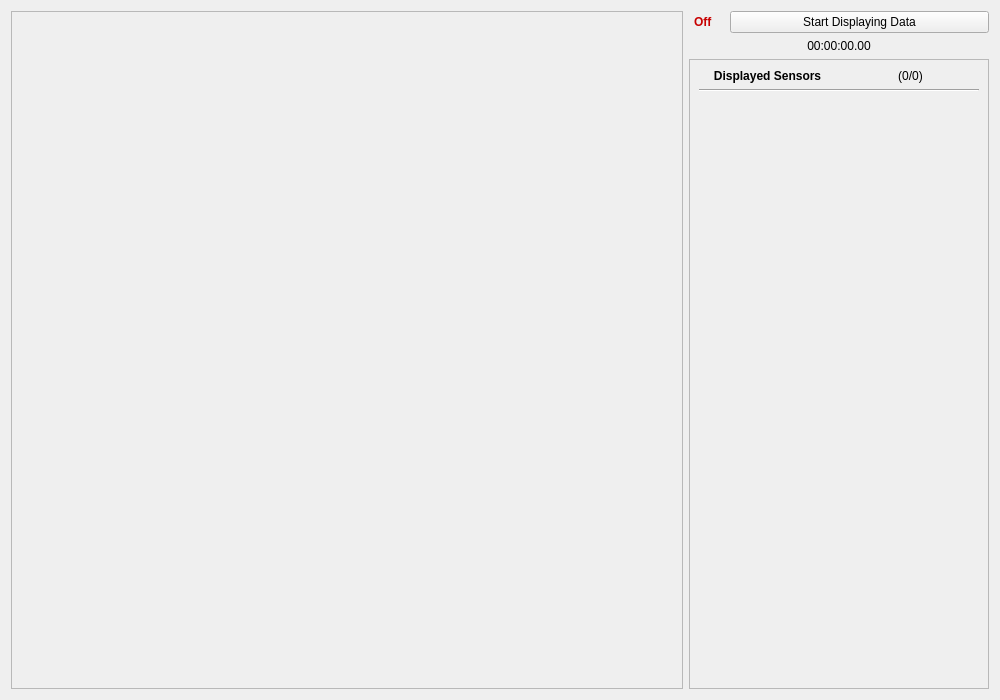
<?xml version="1.0" encoding="UTF-8"?>
<ui version="4.0">
 <class>Data_Collection</class>
 <widget class="QWidget" name="Data_Collection">
  <property name="geometry">
   <rect>
    <x>0</x>
    <y>0</y>
    <width>1000</width>
    <height>700</height>
   </rect>
  </property>
  <property name="windowTitle">
   <string>Form</string>
  </property>
  <layout class="QGridLayout" name="gridLayout">
   <item row="1" column="2">
    <widget class="QScrollArea" name="scrollable_enabledSensors">
     <property name="sizePolicy">
      <sizepolicy hsizetype="Expanding" vsizetype="Expanding">
       <horstretch>0</horstretch>
       <verstretch>0</verstretch>
      </sizepolicy>
     </property>
     <property name="minimumSize">
      <size>
       <width>300</width>
       <height>0</height>
      </size>
     </property>
     <property name="maximumSize">
      <size>
       <width>300</width>
       <height>16777215</height>
      </size>
     </property>
     <property name="widgetResizable">
      <bool>true</bool>
     </property>
     <widget class="QWidget" name="scrollAreaWidgetContents_2">
      <property name="geometry">
       <rect>
        <x>0</x>
        <y>0</y>
        <width>298</width>
        <height>628</height>
       </rect>
      </property>
      <layout class="QGridLayout" name="gridLayout_2">
       <item row="1" column="0">
        <widget class="Line" name="line_3">
         <property name="orientation">
          <enum>Qt::Horizontal</enum>
         </property>
        </widget>
       </item>
       <item row="0" column="0">
        <layout class="QHBoxLayout" name="horizontalLayout_3">
         <item>
          <widget class="QLabel" name="label_enabledSensors">
           <property name="font">
            <font>
             <weight>75</weight>
             <bold>true</bold>
            </font>
           </property>
           <property name="text">
            <string>Displayed Sensors</string>
           </property>
           <property name="alignment">
            <set>Qt::AlignCenter</set>
           </property>
          </widget>
         </item>
         <item>
          <widget class="QLabel" name="label_activeSensorCount">
           <property name="text">
            <string>(0/0)</string>
           </property>
           <property name="alignment">
            <set>Qt::AlignCenter</set>
           </property>
          </widget>
         </item>
        </layout>
       </item>
       <item row="2" column="0">
        <spacer name="verticalSpacer_2">
         <property name="orientation">
          <enum>Qt::Vertical</enum>
         </property>
         <property name="sizeHint" stdset="0">
          <size>
           <width>20</width>
           <height>40</height>
          </size>
         </property>
        </spacer>
       </item>
      </layout>
     </widget>
    </widget>
   </item>
   <item row="0" column="2">
    <layout class="QVBoxLayout" name="verticalLayout_recordingBox">
     <item>
      <layout class="QHBoxLayout" name="horizontalLayout">
       <item>
        <widget class="QLabel" name="indicator_onOrOff">
         <property name="minimumSize">
          <size>
           <width>35</width>
           <height>0</height>
          </size>
         </property>
         <property name="maximumSize">
          <size>
           <width>35</width>
           <height>16777215</height>
          </size>
         </property>
         <property name="font">
          <font>
           <weight>75</weight>
           <bold>true</bold>
          </font>
         </property>
         <property name="text">
          <string>&lt;html&gt;&lt;head/&gt;&lt;body&gt;&lt;p&gt;&lt;span style=&quot; color:#c70000;&quot;&gt;Off&lt;/span&gt;&lt;/p&gt;&lt;/body&gt;&lt;/html&gt;</string>
         </property>
         <property name="indent">
          <number>5</number>
         </property>
        </widget>
       </item>
       <item>
        <widget class="QPushButton" name="button_display">
         <property name="text">
          <string>Start Displaying Data</string>
         </property>
         <property name="checkable">
          <bool>true</bool>
         </property>
        </widget>
       </item>
      </layout>
     </item>
     <item>
      <widget class="QLabel" name="label_timeElapsed">
       <property name="text">
        <string>00:00:00.00</string>
       </property>
       <property name="alignment">
        <set>Qt::AlignCenter</set>
       </property>
      </widget>
     </item>
    </layout>
   </item>
   <item row="0" column="0" rowspan="2">
    <widget class="QScrollArea" name="scrollArea">
     <property name="widgetResizable">
      <bool>true</bool>
     </property>
     <widget class="QWidget" name="scrollAreaWidgetContents">
      <property name="geometry">
       <rect>
        <x>0</x>
        <y>0</y>
        <width>674</width>
        <height>680</height>
       </rect>
      </property>
      <property name="layoutDirection">
       <enum>Qt::LeftToRight</enum>
      </property>
      <layout class="QVBoxLayout" name="verticalLayout"/>
     </widget>
    </widget>
   </item>
  </layout>
 </widget>
 <resources/>
 <connections/>
</ui>
